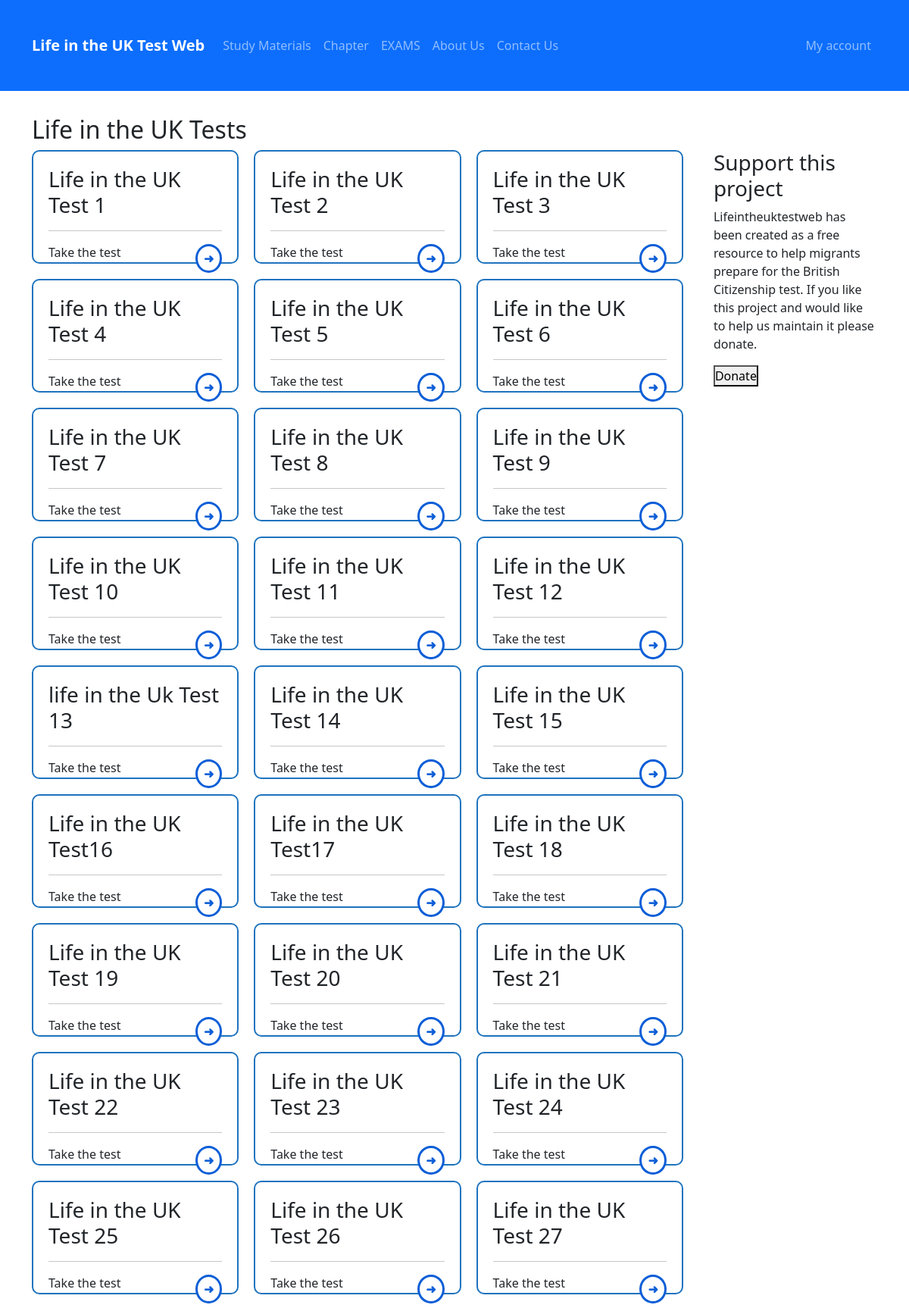
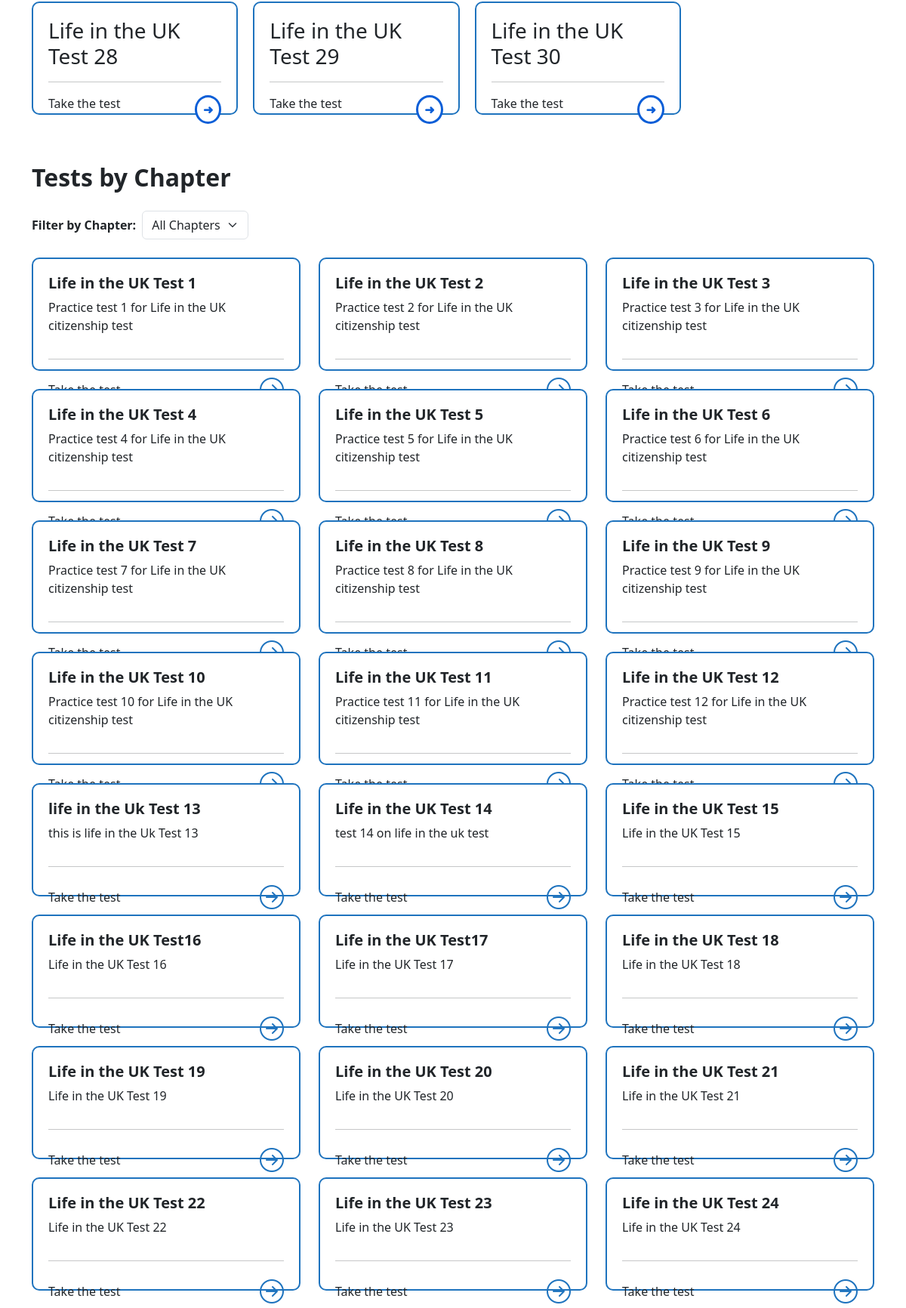
/page/tests/ (upper part), run on the app's committed database (2 pictures, top to bottom).
### QtestApp/models.py (models this page shows, shortened)
class Test(models.Model):
    TEST_CATEGORIES = [
        ('chapter', 'Chapter Tests'),
        ('life_in_uk', 'Life in the UK Tests'),
        ('practice', 'Practice Tests'),
    ]
    category = models.CharField(max_length=20, choices=TEST_CATEGORIES, default='chapter')
    is_featured = models.BooleanField(default=False,null=True, blank=True)
    series_number = models.IntegerField(default=0, help_text="Test number in the series")
    title = models.CharField(max_length=200,null=True, blank=True)
    description = models.TextField(blank=True)
    chapter = models.IntegerField(default=True,null=True, blank=True)
    slug = models.SlugField(unique=True,null=True, blank=True)
    time_limit_minutes = models.IntegerField(default=45)
    is_active = models.BooleanField(default=True)
    created_at = models.DateTimeField(auto_now_add=True,null=True, blank=True)
    order = models.IntegerField(default=0,null=True, blank=True)  # For ordering tests
    class Meta:
        ordering = ['order', 'created_at']

### QtestApp/views.py (the view)
# urls.py: path('tests/', views.test_home, name='test'),
def test_home(request):
    test = Test.objects.all()
    return render(request, "test_list.html",context={"tests":test})

### template/test_list.html (shortened to what this page needs)
{% extends 'base.html' %}
{% load static %}
{% block content %}
<link rel="stylesheet" href="{% static 'test_list.css' %}">
<link href="https://cdn.jsdelivr.net/npm/bootstrap@5.3.0/dist/css/bootstrap.min.css" rel="stylesheet">
<link rel="stylesheet" href="https://cdn.jsdelivr.net/npm/bootstrap-icons@1.10.5/font/bootstrap-icons.css">
<div class="container">
  <h2 class="page-title">Life in the UK Tests</h2>
  <div class="tests-layout">
    <div class="tests-grid">
      {% for test in tests %}
        <div class="test-card">
          <h3>{{ test.title }}</h3>
          <hr>
          <div class="takeIcon">
            <p>Take the test</p>
          <a href="{% url 'take_test' test.id %}" class="start-btn">➜</a>
          </div>
        </div>
      {% empty %}
        <p>No tests available.</p>
      {% endfor %}
    </div>
    <div class="support-box">
      <h3>Support this project</h3>
      <p>
        Lifeintheuktestweb has been created as a free resource to help migrants
        prepare for the British Citizenship test. If you like this project and
        would like to help us maintain it please donate.
      </p>
      <button class="donate-btn">Donate</button>
    </div>
  </div>
</div>
<div class="container">
    <h2 class="fw-bold mb-4">Tests by Chapter</h2>
    <form method="get" class="mb-4">
        <div class="row g-2 align-items-center">
            <div class="col-auto">
                <label for="chapter" class="col-form-label fw-bold">Filter by Chapter:</label>
            </div>
            <div class="col-auto">
                <select name="chapter" id="chapter" class="form-select" onchange="this.form.submit()">
                    <option value="">All Chapters</option>
                </select>
            </div>
        </div>
    </form>
    <div class="row g-4">
        {% for test in tests %}
        <div class="col-12 col-sm-6 col-md-4">
            <div class="test-card d-flex flex-column justify-content-between">
                <div>
                    <h5 class="fw-bold">{{ test.title }}</h5>
                    {% if test.description %}
                        <p>{{ test.description|truncatechars:80 }}</p>
                    {% endif %}
                </div>
                <hr>
                <div class="d-flex justify-content-between align-items-center">
                    <p class="mb-0">Take the test</p>
                    <a href="{% url 'take_test' test.id %}">
                        <i class="arrow-icon bi bi-arrow-right-circle"></i>
                    </a>
                </div>
            </div>
        </div>
        {% empty %}
            <p class="text-muted">No tests found for this chapter.</p>
        {% endfor %}
    </div>
</div>
{% endblock %}

### static/home.css (style rules this page uses)
* { margin: 0; padding: 0; box-sizing: border-box; }
body { font-family: Arial, sans-serif; line-height: 1.6; color: #333; background-color: #f5f5f5; }
.container { max-width: 1200px; margin: 0 auto; padding: 2rem; }

### static/test_list.css (style rules this page uses)
.tests-layout { display: flex; gap: 40px; }
.tests-grid { display: grid; grid-template-columns: repeat(3, 1fr); gap: 20px; }
.test-card { border: 1px solid #0b5ed7; padding: 7px 20px 0px 20px; height: 150px; border-radius: 10px; background: #fff; }
.takeIcon { display: flex; justify-content: space-between; align-items: center; }
.start-btn { float: right; background: white; color: #0b5ed7; padding: 4px 8px; font-weight:700; border: 3px solid #0b5ed7; border-radius: 50%; text-decoration: none; }
.support-box { width: 250px; }

### template/base.html (style rules this page uses)
.test-card { transition: transform 0.2s; border: 2px solid transparent; }

### template/test_list.html (style rules this page uses)
.test-card { border: 2px solid #1e73be; border-radius: 10px; padding: 20px; height: 150px; transition: 0.2s ease-in-out; }
.arrow-icon { font-size: 32px; color: #1e73be; }

### data on the page
Test: title "Life in the UK Test 1", description "Practice test 1 for Life in the UK citizenship test"
Test: title "Life in the UK Test 2", description "Practice test 2 for Life in the UK citizenship test"
Test: title "Life in the UK Test 3", description "Practice test 3 for Life in the UK citizenship test"
Test: title "Life in the UK Test 4", description "Practice test 4 for Life in the UK citizenship test"
Test: title "Life in the UK Test 5", description "Practice test 5 for Life in the UK citizenship test"
Test: title "Life in the UK Test 6", description "Practice test 6 for Life in the UK citizenship test"
Test: title "Life in the UK Test 7", description "Practice test 7 for Life in the UK citizenship test"
Test: title "Life in the UK Test 8", description "Practice test 8 for Life in the UK citizenship test"
Test: title "Life in the UK Test 9", description "Practice test 9 for Life in the UK citizenship test"
Test: title "Life in the UK Test 10", description "Practice test 10 for Life in the UK citizenship test"
Test: title "Life in the UK Test 11", description "Practice test 11 for Life in the UK citizenship test"
Test: title "Life in the UK Test 12", description "Practice test 12 for Life in the UK citizenship test"
Test: title "life in the Uk Test 13", description "this is life in the Uk Test 13"
Test: title "Life in the UK Test 14", description "test 14 on life in the uk test"
Test: title "Life in the UK Test 15", description "Life in the UK Test 15"
Test: title "Life in the UK Test16", description "Life in the UK Test 16"
Test: title "Life in the UK Test17", description "Life in the UK Test 17"
Test: title "Life in the UK Test 18", description "Life in the UK Test 18"
Test: title "Life in the UK Test 19", description "Life in the UK Test 19"
Test: title "Life in the UK Test 20", description "Life in the UK Test 20"
Test: title "Life in the UK Test 21", description "Life in the UK Test 21"
Test: title "Life in the UK Test 22", description "Life in the UK Test 22"
Test: title "Life in the UK Test 23", description "Life in the UK Test 23"
Test: title "Life in the UK Test 24", description "Life in the UK Test 24"
Test: title "Life in the UK Test 25"
Test: title "Life in the UK Test 26"
Test: title "Life in the UK Test 27"
Test: title "Life in the UK Test 28"
Test: title "Life in the UK Test 29"
Test: title "Life in the UK Test 30"
